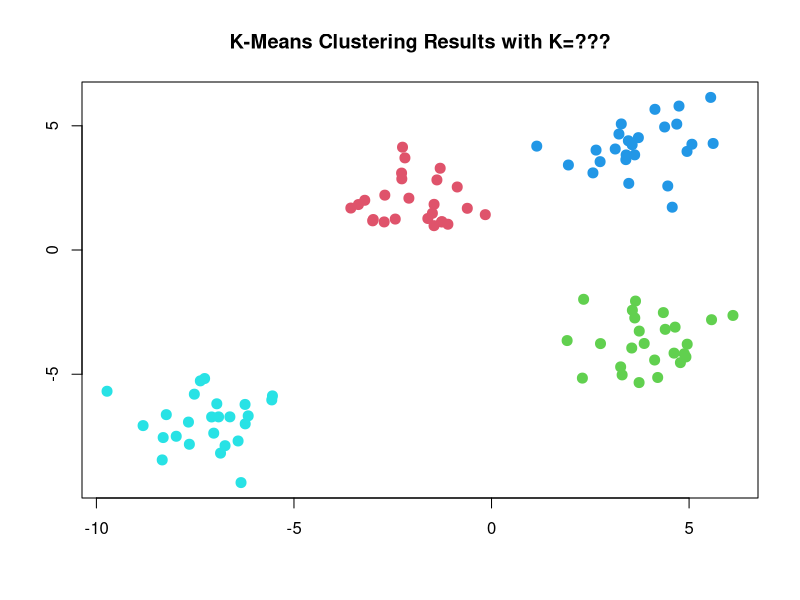

Reproduce this figure in R.
set.seed(564)
x <- matrix(rnorm(50 * 4), ncol = 2)
x[1:25, 1] <- x[1:25, 1] + 4
x[1:25, 2] <- x[1:25, 2] + 4
x[26:50, 1] <- x[26:50, 1] - 7
x[26:50, 2] <- x[26:50, 2] - 7
x[51:75, 1] <- x[51:75, 1] + 4
x[51:75, 2] <- x[51:75, 2] - 4
x[76:100, 1] <- x[76:100, 1] - 2
x[76:100, 2] <- x[76:100, 2] + 2

km.out <- kmeans(x, centers = 4, nstart = 20)
plot(x, col = (km.out$cluster + 1), main = "K-Means Clustering Results with K=???",
     xlab = "", ylab = "", pch = 20, cex = 2)
